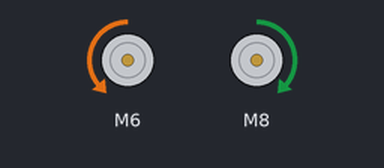
Recording of a sketch running on a simulated Arduino Uno, built with avr-gcc and run on an emulated ATmega328P. Shown: 2 × DC motor (green arrow = forward, orange = backward, longer = faster).

Above: at 1.5 s.
At 3.2 s:
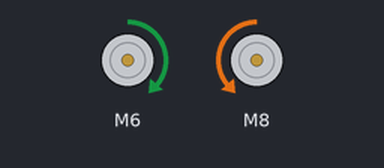
At 4.5 s:
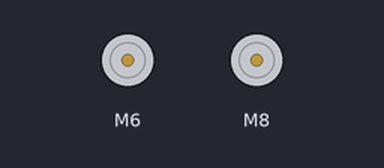
Timing chart, 0 to 7.2 s (numbered marks = the images above):
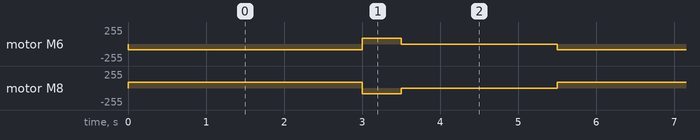

The sketch:

RobotDribbler.ino
```cpp
#include "RobotDribbler.h"

RobotDribbler *dribbler;

void setup(){
	dribbler = new RobotDribbler();
}

void loop(){
	dribbler->dribble();
  delay(3000);
  dribbler->kick();
  delay(500);
  dribbler->waitForBall();
  delay(2000);
}
```

RobotDribbler.cpp
```cpp
#include "RobotDribbler.h"

RobotDribbler::RobotDribbler(){
		rightSignal = 5;
		leftSignal = 10;
		rightIn1 = 6;
		rightIn2 = 7;
		leftIn1 = 8;
		leftIn2 = 9;
		pinMode(rightSignal, OUTPUT);
		pinMode(rightIn1, OUTPUT);
		pinMode(rightIn2, OUTPUT);
		pinMode(leftIn1, OUTPUT);
		pinMode(leftIn2, OUTPUT);
		pinMode(leftSignal, OUTPUT);
		motorRight = new L298N(rightSignal,rightIn1,rightIn2);
		motorLeft = new L298N(leftSignal,leftIn1,leftIn2);
	}

void RobotDribbler::dribble(){
		motorRight->setSpeed(85);
    motorLeft->setSpeed(85);
    motorRight->backward();
    motorLeft->forward();
	}

void RobotDribbler::kick(){
		motorRight->setSpeed(85);
    motorLeft->setSpeed(85);
    motorRight->forward();
    motorLeft->backward();
	}

void RobotDribbler::waitForBall(){
	  motorRight->setSpeed(0);
    motorLeft->setSpeed(0);
    motorRight->forward();
    motorLeft->forward();
}
```

RobotDribbler.h
```cpp
#ifndef ROBOTDRIBBLER_H
#define ROBOTDRIBBLER_H

#include <L298N.h>

	class RobotDribbler{

		public:

			void dribble();
			void kick();
			void waitForBall();
      RobotDribbler();

		private:
			int rightSignal, rightIn1, rightIn2;
			int leftSignal, leftIn1, leftIn2;
			L298N *motorRight;
			L298N *motorLeft;
	};

#endif
```

Measured:
- by itself, motor M6: repeats every 5.5 s: forward 85/255 0.50 s, stopped 2.0 s, backward 85/255 3.0 s
- by itself, motor M8: repeats every 5.5 s: backward 85/255 0.50 s, stopped 2.0 s, forward 85/255 3.0 s
